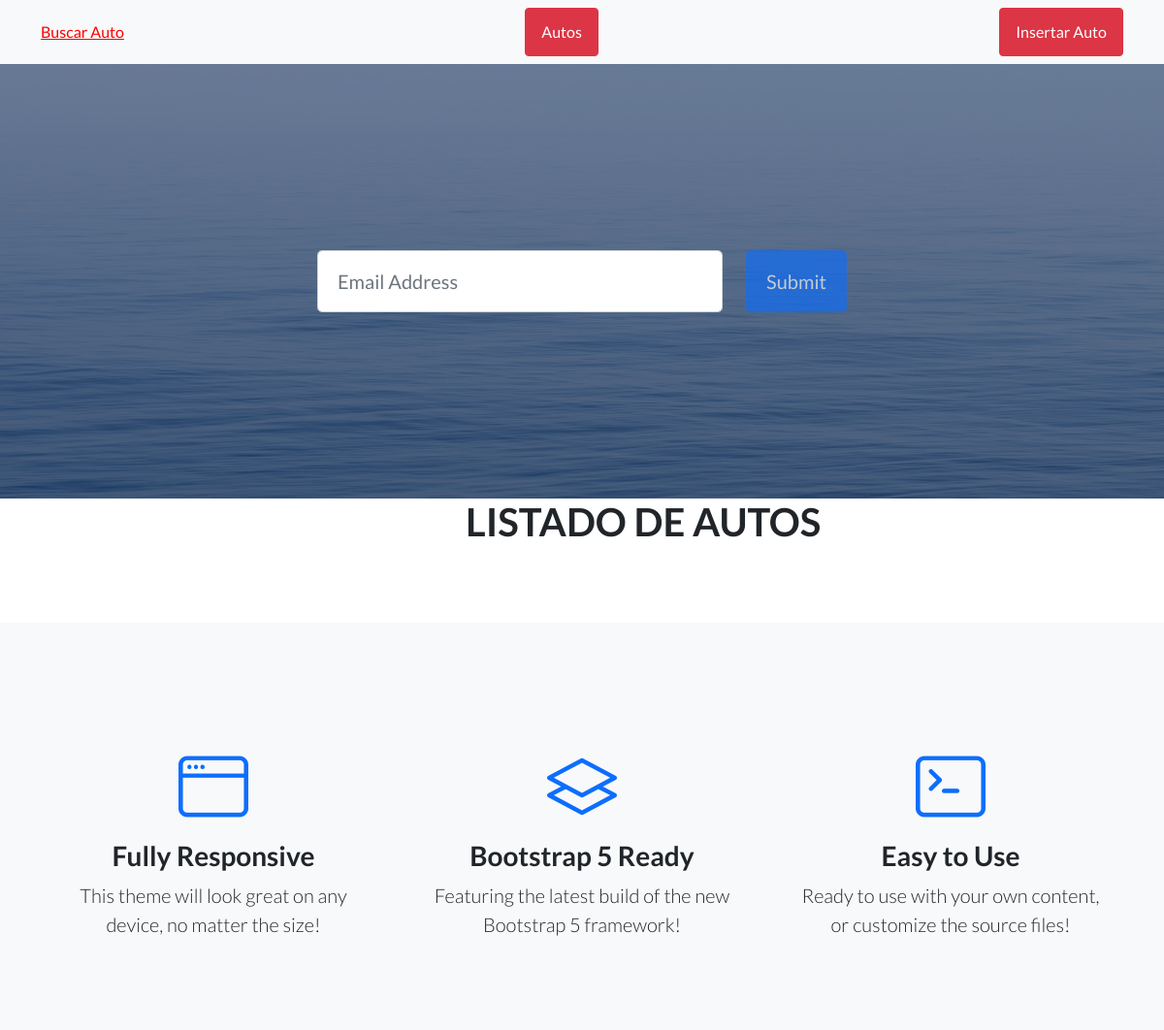
The page /AppWEB/view-auto/ (upper part) on the database as committed earlier.
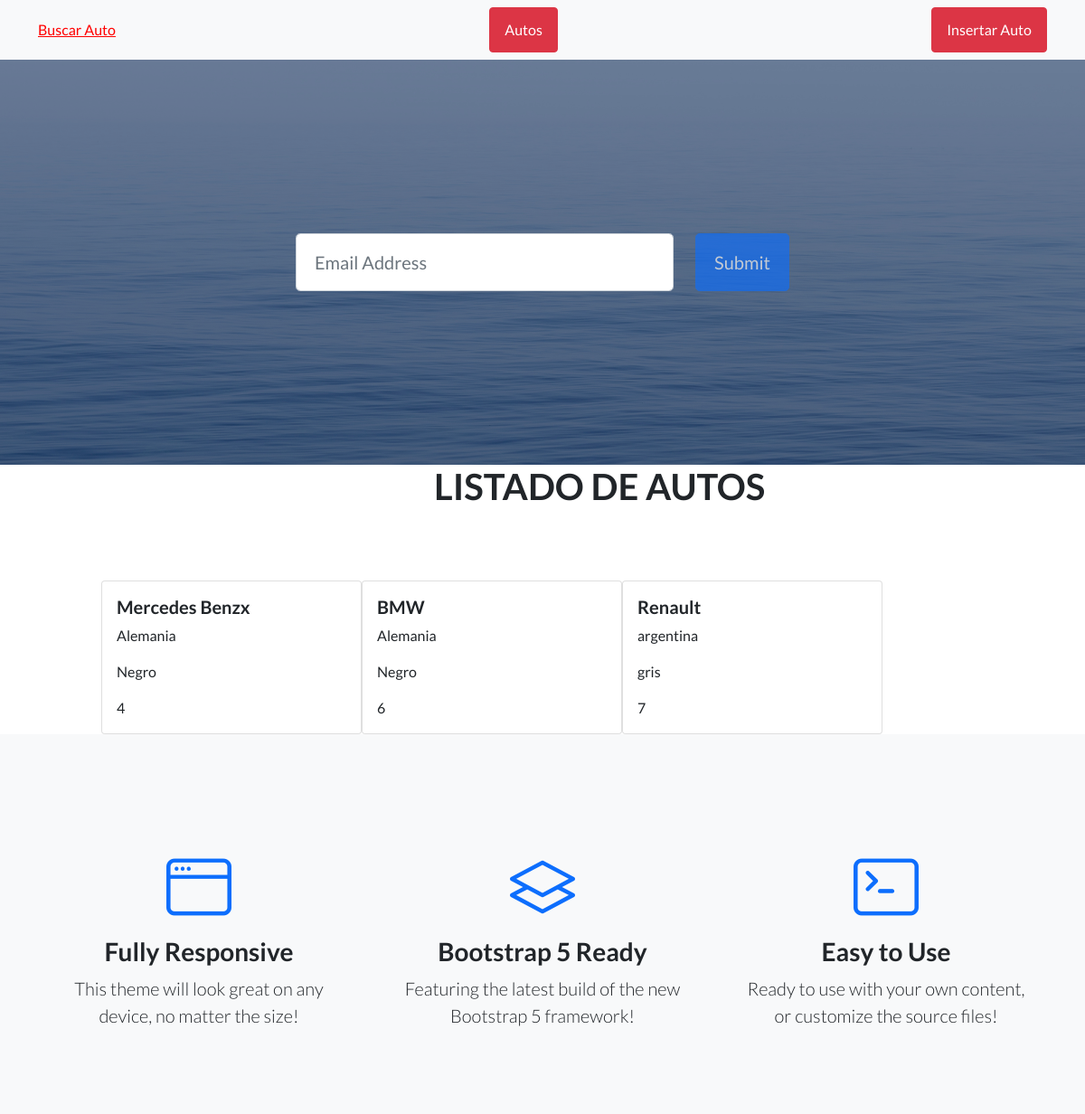
The same page on the database as committed later.
### AppWEB/models.py (models this page shows)
class Auto (models.Model):
    marca = models.CharField(max_length=50)
    modelo = models.CharField(max_length=50)
    anio = models.IntegerField()
    region = models.CharField(max_length=50)
    color = models.CharField(max_length=50)
    def __str__(self)-> str:
        return self.marca +" "+self.modelo

### AppWEB/views.py (the view)
# urls.py: path('view-auto/', ViewAutos, name = 'ViewAuto'),
def ViewAutos(request):
    automoviles = Auto.objects.all()
    print(automoviles)
    return render (request, "AppWEB/autos.html",{"autos":automoviles})

### templates/AppWEB/autos.html (shortened to what this page needs)
{% extends "AppWEB/padre.html" %}
{% load static %}
{% block contenido_medio %}
<h1 style="margin-left:30rem">LISTADO DE AUTOS</h1>
<div class="d-flex" style="margin-top:5rem; margin-left:7rem">
    {% for auto in autos%}
    <div class="card" style="width: 18rem;">
        <div class="card-body">
            <h5 class="card-title">{{auto.marca}}</h5>
            <p class="card-text">{{auto.region}}</p>
            <p class="card-text">{{auto.color}}</p>
            <p class="card-text">{{auto.id}}</p>
        </div>
    </div>
    {% endfor %}
</div>
{% endblock %}

### templates/AppWEB/padre.html (shortened to what this page needs)
<!DOCTYPE html>
<html lang="en">
    <head>
        {% load static %}
        <link  href = "{% static 'AppWEB/css/styles.css' %}"  rel = "stylesheet"/>
        <link href="https://cdn.jsdelivr.net/npm/bootstrap-icons@1.5.0/font/bootstrap-icons.css" rel="stylesheet" type="text/css" />
    </head>
    <body>
        <nav class="navbar navbar-light bg-light static-top">
            <div class="container">
                   <a class="navbar-warning" href="{% url 'buscar' %}">Buscar Auto</a>
                <a class="btn btn-danger" href="{% url 'ViewAuto' %}">Autos</a>
                <a class="btn btn-danger" href="{% url 'CreateAuto' %}">Insertar Auto</a>
            </div>
        </nav>
        <header class="masthead">
            <div class="container position-relative">
                <div class="row justify-content-center">
                  <div class="col-xl-6">
                        <div class="text-center text-white">
                            <form class="form-subscribe" id="contactForm" data-sb-form-api-token="API_TOKEN">
                                <div class="row">
                                    <div class="col">
                                        <input class="form-control form-control-lg" id="emailAddress" type="email" placeholder="Email Address" data-sb-validations="required,email" />
                                    </div>
                                    <div class="col-auto"><button class="btn btn-primary btn-lg disabled" id="submitButton" type="submit">Submit</button></div>
                                </div>
                            </form>
                        </div>
                    </div>
                </div>
            </div>
        </header>
        {% block contenido_medio %}
        {%  endblock %}
<section class="features-icons bg-light text-center">
            <div class="container">
                <div class="row">
                    <div class="col-lg-4">
                        <div class="features-icons-item mx-auto mb-5 mb-lg-0 mb-lg-3">
                            <div class="features-icons-icon d-flex"><i class="bi-window m-auto text-primary"></i></div>
                            <h3>Fully Responsive</h3>
                            <p class="lead mb-0">This theme will look great on any device, no matter the size!</p>
                        </div>
                    </div>
                    <div class="col-lg-4">
                        <div class="features-icons-item mx-auto mb-5 mb-lg-0 mb-lg-3">
                            <div class="features-icons-icon d-flex"><i class="bi-layers m-auto text-primary"></i></div>
                            <h3>Bootstrap 5 Ready</h3>
                            <p class="lead mb-0">Featuring the latest build of the new Bootstrap 5 framework!</p>
                        </div>
                    </div>
                    <div class="col-lg-4">
                        <div class="features-icons-item mx-auto mb-0 mb-lg-3">
                            <div class="features-icons-icon d-flex"><i class="bi-terminal m-auto text-primary"></i></div>
                            <h3>Easy to Use</h3>
                            <p class="lead mb-0">Ready to use with your own content, or customize the source files!</p>
                        </div>
                    </div>
                </div>
            </div>
        </section>
    </body>
</html>

Rows that differ between the two databases and show on the page:
added Auto: marca "Mercedes Benzx", region "Alemania", color "Negro", id "4"
added Auto: marca "BMW", region "Alemania", color "Negro", id "6"
added Auto: marca "Renault", region "argentina", color "gris", id "7"
